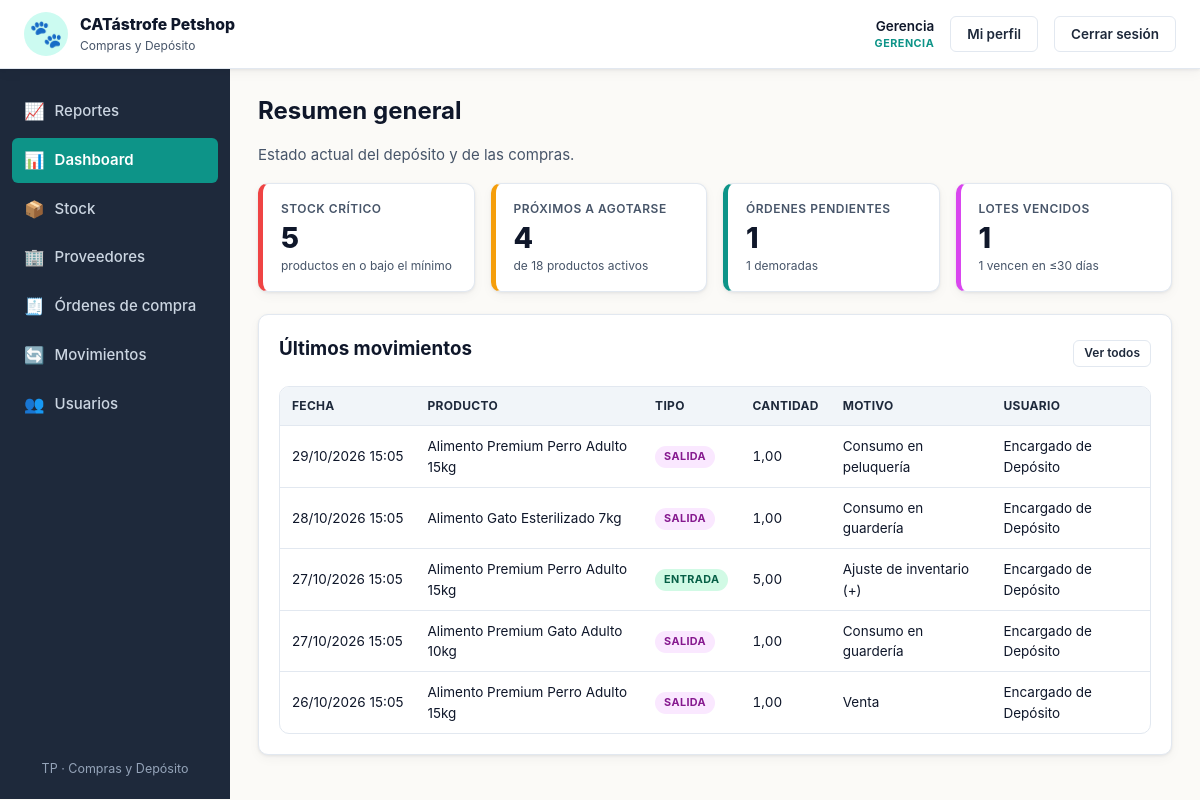
/views/dashboard.php (signed in), run on an earlier commit of the app's database.
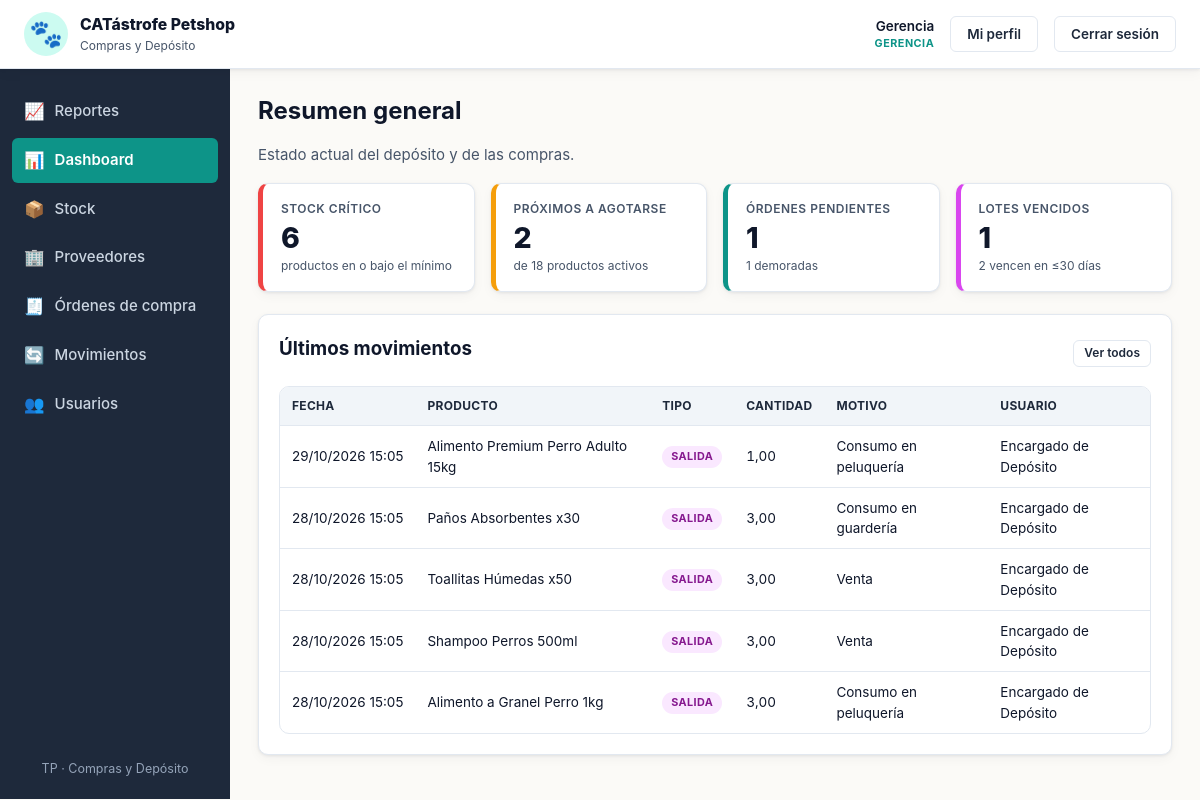
And on a later commit of the database.
### tables this page shows
CREATE TABLE movimientos_deposito (
    id                 INT AUTO_INCREMENT PRIMARY KEY,
    producto_id        INT NOT NULL,
    usuario_id         INT NOT NULL,
    motivo_id          INT NOT NULL,
    orden_id           INT NULL,
    tipo               ENUM('entrada','salida') NOT NULL,
    cantidad           DECIMAL(10,2) NOT NULL,
    fecha_vencimiento  DATE NULL,
    fecha              DATETIME NOT NULL DEFAULT CURRENT_TIMESTAMP,
    CONSTRAINT fk_mov_prod  FOREIGN KEY (producto_id) REFERENCES productos(id)           ON DELETE RESTRICT,
    CONSTRAINT fk_mov_user  FOREIGN KEY (usuario_id)  REFERENCES usuarios(id)            ON DELETE RESTRICT,
    CONSTRAINT fk_mov_mot   FOREIGN KEY (motivo_id)   REFERENCES motivos_movimiento(id)  ON DELETE RESTRICT,
    CONSTRAINT fk_mov_orden FOREIGN KEY (orden_id)    REFERENCES ordenes_compra(id)      ON DELETE RESTRICT,
    CONSTRAINT chk_mov_cant CHECK (cantidad > 0)
);

CREATE TABLE productos (
    id              INT AUTO_INCREMENT PRIMARY KEY,
    categoria_id    INT NOT NULL,
    proveedor_id    INT NOT NULL,
    nombre          VARCHAR(120) NOT NULL,
    descripcion     TEXT,
    stock_actual    DECIMAL(10,2) NOT NULL DEFAULT 0,
    stock_minimo    DECIMAL(10,2) NOT NULL DEFAULT 0,
    stock_maximo    DECIMAL(10,2) NOT NULL DEFAULT 0,
    unidad_medida   VARCHAR(20) NOT NULL DEFAULT 'unidad',
    activo          TINYINT(1) NOT NULL DEFAULT 1,
    CONSTRAINT fk_prod_cat  FOREIGN KEY (categoria_id) REFERENCES categorias(id) ON DELETE RESTRICT,
    CONSTRAINT fk_prod_prov FOREIGN KEY (proveedor_id) REFERENCES proveedores(id) ON DELETE RESTRICT,
    CONSTRAINT chk_prod_stock_actual CHECK (stock_actual >= 0),
    CONSTRAINT chk_prod_stock_min    CHECK (stock_minimo >= 0),
    CONSTRAINT chk_prod_stock_max    CHECK (stock_maximo >= stock_minimo)
);

CREATE TABLE motivos_movimiento (
    id          INT AUTO_INCREMENT PRIMARY KEY,
    codigo      VARCHAR(40) NOT NULL UNIQUE,
    nombre      VARCHAR(120) NOT NULL,
    tipo        ENUM('entrada','salida') NOT NULL,
    es_sistema  TINYINT(1) NOT NULL DEFAULT 0
);

CREATE TABLE usuarios (
    id              INT AUTO_INCREMENT PRIMARY KEY,
    nombre          VARCHAR(100) NOT NULL,
    usuario         VARCHAR(50)  NOT NULL UNIQUE,
    password_hash   VARCHAR(255) NOT NULL,
    rol             ENUM('encargado','gerencia') NOT NULL DEFAULT 'encargado',
    activo          TINYINT(1) NOT NULL DEFAULT 1,
    fecha_creacion  DATETIME NOT NULL DEFAULT CURRENT_TIMESTAMP
);

### includes/funciones.php (called while the page is built, shortened)
<?php
function e($v): string
{
    return htmlspecialchars((string)$v, ENT_QUOTES, 'UTF-8');
}

### views/dashboard.php (the view, shortened to what the changed rows need)
<?php
require_once __DIR__ . '/../config/db.php';
require_once __DIR__ . '/../includes/funciones.php';
$criticos = (int)$pdo->query(
    "SELECT COUNT(*) FROM productos WHERE activo = 1 AND stock_actual <= stock_minimo"
)->fetchColumn();
$proximos = (int)$pdo->query(
    "SELECT COUNT(*) FROM productos WHERE activo = 1 AND stock_actual > stock_minimo
     AND stock_actual <= stock_minimo * 1.2"
)->fetchColumn();
$totalProductos = (int)$pdo->query("SELECT COUNT(*) FROM productos WHERE activo = 1")->fetchColumn();
$lotes = obtener_lotes_peps($pdo);
$vencidos = 0;
$porVencer30 = 0;
foreach ($lotes as $l) {
    if ($l['dias_restantes'] < 0) {
        $vencidos++;
    } elseif ($l['dias_restantes'] <= 30) {
        $porVencer30++;
    }
}
$ultimos = $pdo->query(
    "SELECT m.*, p.nombre AS producto, u.nombre AS usuario, mo.nombre AS motivo
     FROM movimientos_deposito m
     JOIN productos p ON p.id = m.producto_id
     JOIN usuarios u  ON u.id = m.usuario_id
     JOIN motivos_movimiento mo ON mo.id = m.motivo_id
     ORDER BY m.fecha DESC, m.id DESC
     LIMIT 5"
)->fetchAll();
require __DIR__ . '/../includes/header.php';
?>
<h1>Resumen general</h1>
<div class="kpi-grid">
    <div class="kpi kpi-danger">
        <div class="kpi-label">Stock crítico</div>
        <div class="kpi-value"><?= $criticos ?></div>
        <div class="kpi-foot">productos en o bajo el mínimo</div>
    </div>
    <div class="kpi kpi-warn">
        <div class="kpi-label">Próximos a agotarse</div>
        <div class="kpi-value"><?= $proximos ?></div>
        <div class="kpi-foot">de <?= $totalProductos ?> productos activos</div>
    </div>
    <div class="kpi kpi-accent">
        <div class="kpi-label">Lotes vencidos</div>
        <div class="kpi-value"><?= $vencidos ?></div>
        <div class="kpi-foot"><?= $porVencer30 ?> vencen en ≤30 días</div>
    </div>
</div>
<div class="card">
    <div class="card-header">
        <h2>Últimos movimientos</h2>
    </div>
    <div class="table-wrap">
        <table class="table">
            <thead>
                <tr>
                    <th>Fecha</th><th>Producto</th><th>Tipo</th>
                    <th class="num">Cantidad</th><th>Motivo</th><th>Usuario</th>
                </tr>
            </thead>
            <tbody>
            <?php if (!$ultimos): ?>
                <tr><td colspan="6" class="muted">Sin movimientos registrados.</td></tr>
            <?php else: foreach ($ultimos as $mv): ?>
                <tr>
                    <td class="nowrap"><?= e(date('d/m/Y H:i', strtotime($mv['fecha']))) ?></td>
                    <td><?= e($mv['producto']) ?></td>
                    <td><span class="badge badge-<?= e($mv['tipo']) ?>"><?= e($mv['tipo']) ?></span></td>
                    <td class="num"><?= e(number_format((float)$mv['cantidad'], 2, ',', '.')) ?></td>
                    <td><?= e($mv['motivo']) ?></td>
                    <td><?= e($mv['usuario']) ?></td>
                </tr>
            <?php endforeach; endif; ?>
            </tbody>
        </table>
    </div>
</div>
<?php require __DIR__ . '/../includes/footer.php'; ?>

### includes/sidebar.php (shortened to what the changed rows need)
<?php
$archivo_actual = basename($_SERVER['SCRIPT_NAME'] ?? '');
$es_gerencia    = ($_SESSION['rol'] ?? '') === 'gerencia';
$menu = [
    ['archivo' => 'dashboard.php',   'url' => BASE_URL . 'views/dashboard.php',   'label' => 'Dashboard',          'icon' => '📊'],
    ['archivo' => 'stock.php',       'url' => BASE_URL . 'views/stock.php',       'label' => 'Stock',              'icon' => '📦'],
    ['archivo' => 'proveedores.php', 'url' => BASE_URL . 'views/proveedores.php', 'label' => 'Proveedores',        'icon' => '🏢'],
    ['archivo' => 'ordenes.php',     'url' => BASE_URL . 'views/ordenes.php',     'label' => 'Órdenes de compra',  'icon' => '🧾'],
    ['archivo' => 'movimientos.php', 'url' => BASE_URL . 'views/movimientos.php', 'label' => 'Movimientos',        'icon' => '🔄'],
    ['archivo' => 'usuarios.php',    'url' => BASE_URL . 'views/usuarios.php',    'label' => 'Usuarios',           'icon' => '👥'],
];
$reportes = ['archivo' => 'reportes.php', 'url' => BASE_URL . 'views/reportes.php', 'label' => 'Reportes', 'icon' => '📈'];
$menu_final = $es_gerencia ? array_merge([$reportes], $menu) : array_merge($menu, [$reportes]);
?>
<aside class="sidebar">
    <nav>
        <?php foreach ($menu_final as $item):
            $active = ($archivo_actual === $item['archivo']);
        ?>
        <a href="<?= e($item['url']) ?>" class="nav-item<?= $active ? ' active' : '' ?>">
            <span class="nav-icon"><?= $item['icon'] ?></span>
            <span><?= e($item['label']) ?></span>
        </a>
        <?php endforeach; ?>
    </nav>
</aside>

What changed in the data, as far as the page shows it:
no longer on this page (row edited): movimientos_deposito: fecha "28/10/2026 15:05", producto.nombre "Alimento Gato Esterilizado 7kg", tipo "SALIDA", cantidad "1,00", motivo.nombre "Consumo en guardería", usuario.nombre "Encargado de Depósito"
no longer on this page (row edited): movimientos_deposito: fecha "27/10/2026 15:05", producto.nombre "Alimento Premium Perro Adulto 15kg", tipo "ENTRADA", cantidad "5,00", motivo.nombre "Ajuste de inventario (+)", usuario.nombre "Encargado de Depósito"
no longer on this page (row edited): movimientos_deposito: fecha "27/10/2026 15:05", producto.nombre "Alimento Premium Gato Adulto 10kg", tipo "SALIDA", cantidad "1,00", motivo.nombre "Consumo en guardería", usuario.nombre "Encargado de Depósito"
no longer on this page (row edited): movimientos_deposito: fecha "26/10/2026 15:05", producto.nombre "Alimento Premium Perro Adulto 15kg", tipo "SALIDA", cantidad "1,00", motivo.nombre "Venta", usuario.nombre "Encargado de Depósito"
added movimientos_deposito: fecha "28/10/2026 15:05", producto.nombre "Paños Absorbentes x30", tipo "SALIDA", cantidad "3,00", motivo.nombre "Consumo en guardería", usuario.nombre "Encargado de Depósito"
added movimientos_deposito: fecha "28/10/2026 15:05", producto.nombre "Toallitas Húmedas x50", tipo "SALIDA", cantidad "3,00", motivo.nombre "Venta", usuario.nombre "Encargado de Depósito"
added movimientos_deposito: fecha "28/10/2026 15:05", producto.nombre "Shampoo Perros 500ml", tipo "SALIDA", cantidad "3,00", motivo.nombre "Venta", usuario.nombre "Encargado de Depósito"
added movimientos_deposito: fecha "28/10/2026 15:05", producto.nombre "Alimento a Granel Perro 1kg", tipo "SALIDA", cantidad "3,00", motivo.nombre "Consumo en peluquería", usuario.nombre "Encargado de Depósito"
Also different on the page:
$criticos: "5" → "6"
$proximos: "4" → "2"
$porVencer30: "1" → "2"
